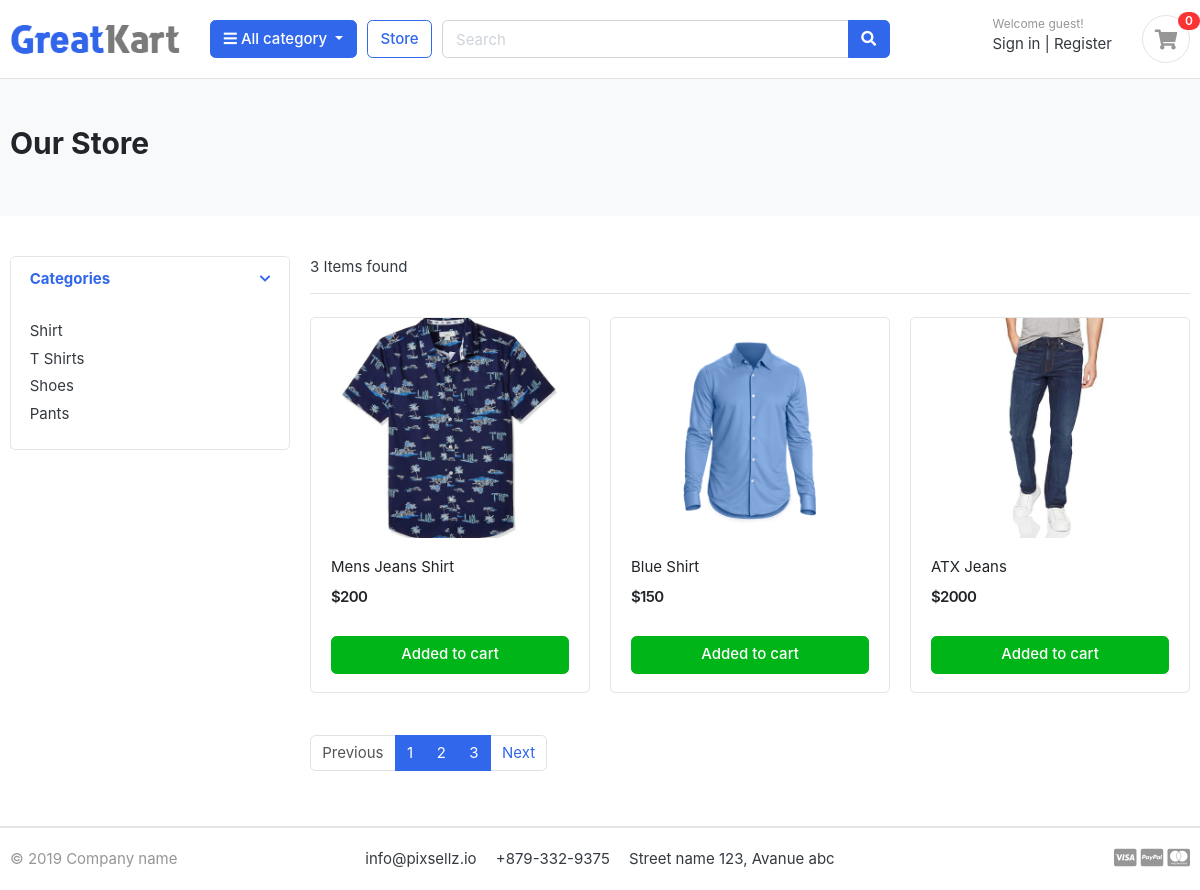
/store/, run on the app's committed database.
### category/models.py (models this page shows, shortened)
class Category(models.Model):
    category_name = models.CharField(max_length=50, unique=True)
    slug = models.SlugField(max_length=100, unique=True)
    description = models.TextField(max_length=255, blank=True)
    category_image = models.ImageField(upload_to='photos/categories')

### store/models.py (models this page shows, shortened)
class Product(models.Model):
    product_name = models.CharField(max_length=100, unique=True)
    slug = models.SlugField(max_length=100, unique=True)
    description = models.TextField(max_length=500, blank=True)
    price = models.IntegerField()
    image = models.ImageField(upload_to='photos/products')
    stock = models.IntegerField()
    is_available = models.BooleanField(default=True)
    category = models.ForeignKey(Category, on_delete=models.CASCADE)
    created_at = models.DateTimeField(auto_now_add=True)
    modified_at = models.DateTimeField(auto_now=True)

### store/views.py (the view)
# urls.py: path('store/', include('store.urls')),
def store(request, category_slug=None):
    if category_slug:
        category = get_object_or_404(Category, slug=category_slug)
        products = Product.objects.filter(is_available=True, category=category)
        page_number = request.GET.get('page')
        paginator = Paginator(products, 1)
        paged_product = paginator.get_page(page_number)
    else:
        products = Product.objects.filter(is_available=True)
        page_number = request.GET.get('page')
        paginator = Paginator(products, 3)
        paged_product = paginator.get_page(page_number)
    categories = Category.objects.all()
    context = {
        'products': paged_product,
        'categories': categories
    }
    return render(request, 'store/store.html', context)

### store/templates/store/store.html
{% extends 'base.html' %}
{% block body %}
<section class="section-pagetop bg">
  <div class="container">
    <h2 class="title-page">Our Store</h2>
  </div>
</section>
<section class="section-content padding-y">
  <div class="container">
    <div class="row">
      <aside class="col-md-3">
        <div class="card">
          <article class="filter-group">
            <header class="card-header">
              <a
                href="#"
                data-toggle="collapse"
                data-target="#collapse_1"
                aria-expanded="true"
                class=""
              >
                <i class="icon-control fa fa-chevron-down"></i>
                <h6 class="title">Categories</h6>
              </a>
            </header>
            <div class="filter-content collapse show" id="collapse_1" style="">
              <div class="card-body">
                <ul class="list-menu">
                  {% for category in categories %}
                  <li>
                    <a
                      href="{% url 'products_by_category' category_slug=category.slug %}"
                      >{{ category.category_name }}
                    </a>
                  </li>
                  {% endfor %}
                </ul>
              </div>
            </div>
          </article>
        </div>
      </aside>
      <main class="col-md-9">
        <header class="border-bottom mb-4 pb-3">
          <div class="form-inline">
            <span class="mr-md-auto">{{ products | length }} Items found </span>
          </div>
        </header>
        <div class="row">
          {% for product in products %}
          <div class="col-md-4">
            <figure class="card card-product-grid">
              <div class="img-wrap">
                <img src="{{ product.image.url }}" />
              </div>
              <figcaption class="info-wrap">
                <div class="fix-height">
                  <a href="{% url 'product_details' product.category.slug product.slug %}" class="title"
                    >{{ product.product_name }}</a
                  >
                  <div class="price-wrap mt-2">
                    <span class="price">${{ product.price }}</span>
                  </div>
                </div>
                <a href="{% url 'add_to_cart' product.id %}" class="btn btn-block btn-success">Added to cart </a>
              </figcaption>
            </figure>
          </div>
          {% endfor %}
        </div>
        <nav class="mt-4" aria-label="Page navigation sample">
          <ul class="pagination">
            {% if products.has_previous %}
            <li class="page-item">
              <a class="page-link" href="?page={{ products.previous_page_number }}"
                >Previous</a
              >
            </li>
            {% else %}
            <li class="page-item disabled">
              <a class="page-link">Previous</a>
            </li>
            {% endif %}
            {% for page_number in products.paginator.page_range %}
            <li class="page-item active"><a class="page-link" href="?page={{ page_number }}">{{ page_number }}</a></li>
            {% endfor %}
            {% if products.has_next %}
            <li class="page-item">
              <a class="page-link" href="?page={{ products.next_page_number }}"
                >Next</a
              >
            </li>
            {% else %}
            <li class="page-item disabled"><a class="page-link">Next</a></li>
            {% endif %}
          </ul>
        </nav>
      </main>
    </div>
  </div>
</section>
{% endblock body %}

### static/css/ui.css (style rules this page uses)
html { font-family: "Inter", sans-serif; font-size: 15px; }
.img-wrap { text-align: center; display: block; }
.img-wrap img { max-width: 100%; }
.price-wrap { letter-spacing: -0.7px; }
.padding-y { padding-top: 40px; padding-bottom: 40px; }
figure { margin-bottom: 0; }
article:after, .form-group:after { display: block; clear: both; content: ""; }
.bg { background-color: #f8f9fa; }
.title-page { color: #212529; }
[class*=list-] li:after { visibility: hidden; display: block; content: ""; overflow: hidden; height: 0; clear: both; }
.list-menu { list-style: none; margin: 0; padding-left: 0; }
.list-menu li { margin-bottom: 5px; }
.list-menu a { color: #343a40; }
[class*=card-product] a.title { color: #212529; display: block; }
[class*=card-product] .img-wrap { overflow: hidden; position: relative; }
[class*=card-product] .img-wrap img { height: 100%; max-width: 100%; width: auto; display: inline-block; -o-object-fit: cover; object-fit: cover; }
.card-product-grid { margin-bottom: 20px; }
.card-product-grid .img-wrap { border-radius: 0.2rem 0.2rem 0 0; height: 220px; }
.card-product-grid .info-wrap { overflow: hidden; padding: 18px 20px; }
.card-product-grid .fix-height { height: 80px; overflow: hidden; }
.card .img-wrap { overflow: hidden; }
.price { font-weight: 600; color: #212529; }
.icon-control { margin-top: 5px; float: right; font-size: 80%; }
.card-header .title { margin-bottom: 0; line-height: 1.5; }
.filter-group { border-bottom: 1px solid #e4e4e4; }
.filter-group .card-header { border-bottom: 0; }
.filter-group:last-child { border-bottom: 0; }
.section-pagetop { padding: 45px 0; }

### data on the page
Category: category_name "Shirt"
Category: category_name "T Shirts"
Category: category_name "Shoes"
Category: category_name "Pants"
Product: image (picture), product_name "Mens Jeans Shirt", price "200"
Product: image (picture), product_name "Blue Shirt", price "150"
Product: image (picture), product_name "ATX Jeans", price "2000"

### other printed values
{{ products | length }} "3"
{{ page_number }} "1" "2" "3"
